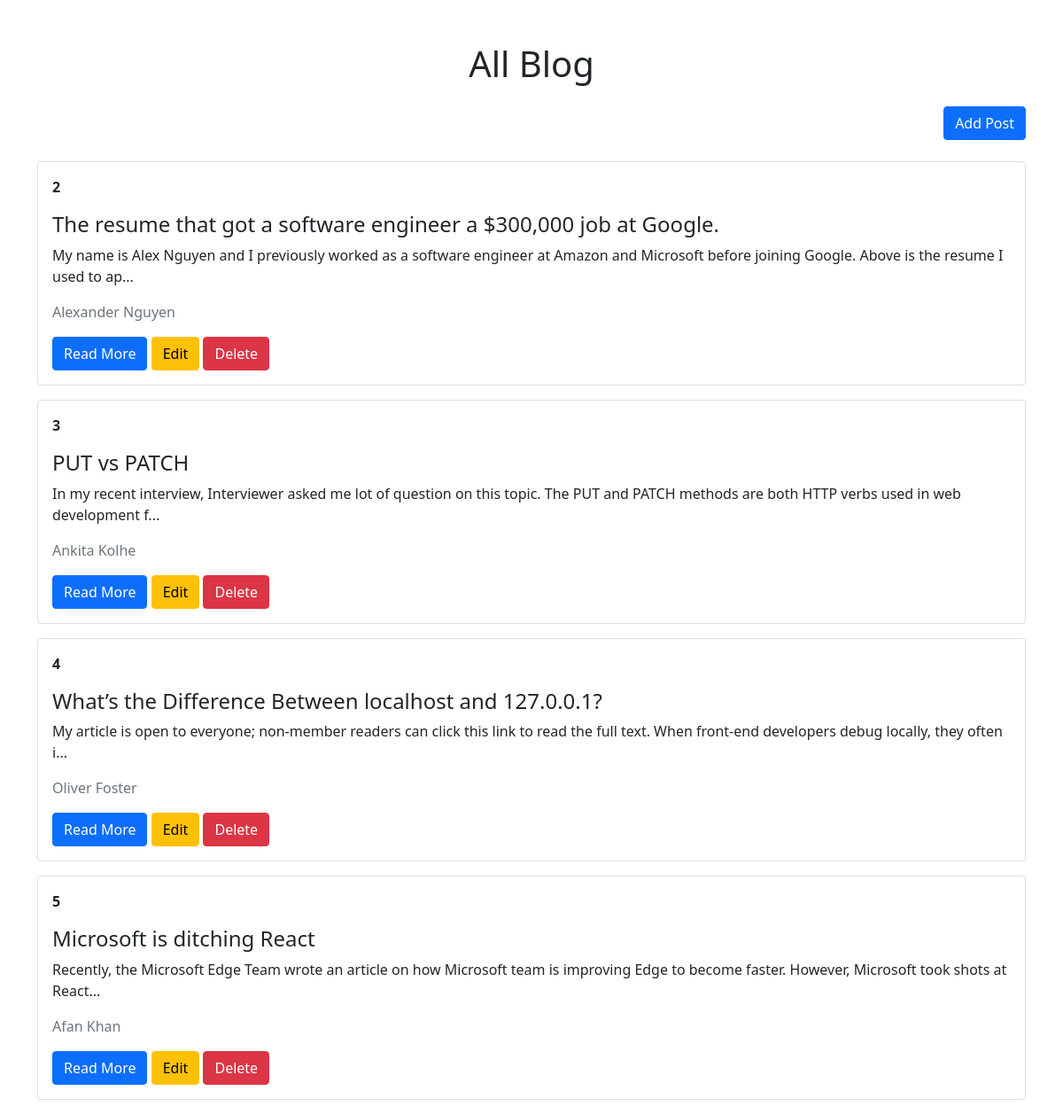
Screenshot of /app/Controller/PostController.php?action=index with the database file from the repository.
### tables this page shows
CREATE TABLE `posts` (
  `id` int(6) UNSIGNED NOT NULL,
  `title` varchar(255) DEFAULT NULL,
  `content` text DEFAULT NULL,
  `auther` varchar(100) DEFAULT NULL,
  `reg_date` timestamp NOT NULL DEFAULT current_timestamp() ON UPDATE current_timestamp()
);

### database/ConfigDB.php (called while the page is built)
<?php
class ConfigDB {
    private static $instance = null;
    private $pdo;
    private $host = 'localhost';
    private $dbname = 'blog_db';
    private $username = 'root';
    private $password = '';
    private function __construct() {
        try {
            $this->pdo = new PDO("mysql:host=$this->host;dbname=$this->dbname", $this->username, $this->password);
            $this->pdo->setAttribute(PDO::ATTR_ERRMODE, PDO::ERRMODE_EXCEPTION);
        } catch (PDOException $e) {
            die("Connection failed: " . $e->getMessage());
        }
    }
        public static function getInstance() {
        if (self::$instance == null) {
            self::$instance = new ConfigDB();
        }
        return self::$instance;
    }
    public function getConnection() {
        return $this->pdo;
    }
}

### app/Model/Model.php (called while the page is built, shortened)
<?php
require_once __DIR__ . '/../../database/ConfigDB.php';
class Model
{
    public function __construct()
    {
        $this->db = ConfigDB::getInstance()->getConnection();
    }
}

### app/Model/Post.php (called while the page is built, shortened)
<?php
require_once __DIR__ . '/Model.php';
class Post extends Model
{
    public function getAll()
    {
        $stmt = $this->db->prepare("SELECT * FROM posts");
        $stmt->execute();
        return $stmt->fetchAll(PDO::FETCH_ASSOC);
    }
}

### app/View/homePage.php (the view, shortened to what this page needs)
<!DOCTYPE html>
<html lang="en">
<head>
    <link href="https://cdn.jsdelivr.net/npm/bootstrap@5.0.2/dist/css/bootstrap.min.css" rel="stylesheet">
</head>
<body>
    <div class="container mt-5">
        <h1 class="mb-4 text-center">All Blog</h1>
        <div class="d-flex justify-content-end mb-4">
            <a href="PostController.php?action=create" class="btn btn-primary">Add Post</a>
        </div>
        <?php foreach ($posts as $post): ?>
            <div class="card mb-3">
                <div class="card-body">
                    <p style="font-weight: bold;"><?php echo $post['id'] ?></p>
                    <h4 class="card-title"><?php echo $post['title'] ?></h4>
                    <p class="card-text"><?php echo substr(htmlspecialchars($post['content']), 0, 150) . '...'; ?></p>
                    <p class="text-muted"><?php echo $post['auther'] ?></p>
                    <a href="PostController.php?id=<?php echo $post['id']?>&& action=readmore" class="btn btn-primary">Read More</a>
                    <a href="PostController.php?id=<?php echo $post['id']?>&& action=edite" class="btn btn-warning">Edit</a>
                    <a href="PostController.php?id=<?php echo $post['id']?>&& action=delete" class="btn btn-danger">Delete</a>
                </div>
            </div>
        <?php endforeach ?>
    </div>
</body>
</html>

### rows the page displays
posts: id "2", title "The resume that got a software engineer a $300,000 job at Google.", content "My name is Alex Nguyen and I previously worked as a software engineer at Amazon and Microsoft before joining Google. Above is the resume I used to ap", auther "Alexander Nguyen"
posts: id "3", title "PUT vs PATCH", content "In my recent interview, Interviewer asked me lot of question on this topic. The PUT and PATCH methods are both HTTP verbs used in web development f", auther "Ankita Kolhe"
posts: id "4", title "What’s the Difference Between localhost and 127.0.0.1?", content "My article is open to everyone; non-member readers can click this link to read the full text. When front-end developers debug locally, they often i", auther "Oliver Foster"
posts: id "5", title "Microsoft is ditching React", content "Recently, the Microsoft Edge Team wrote an article on how Microsoft team is improving Edge to become faster. However, Microsoft took shots at React", auther "Afan Khan"
